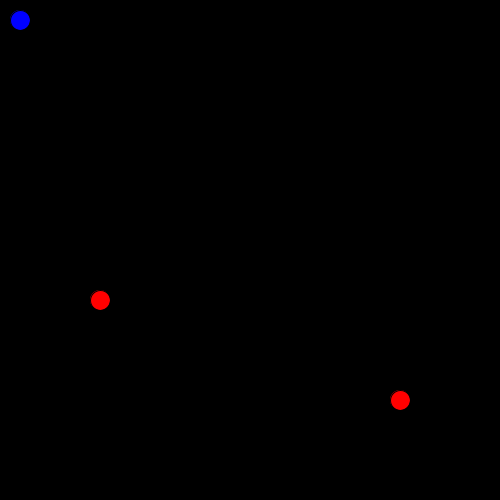
Frame 1 (no input)
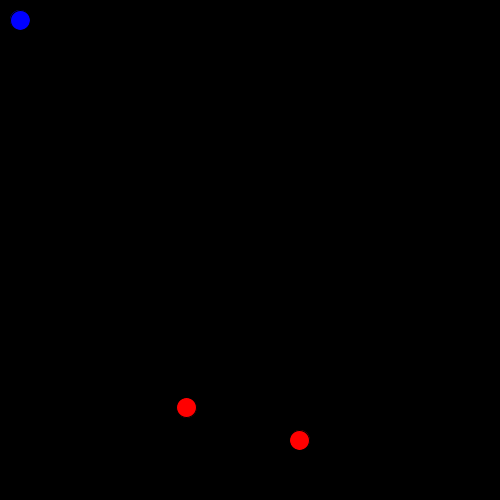
Frame 60 (the mouse pressed at the canvas centre just before this capture)
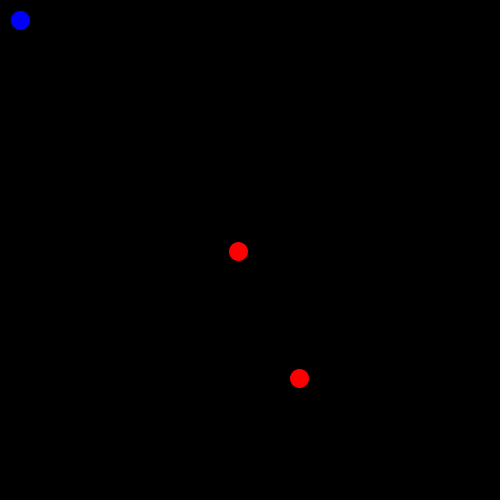
Frame 120 (the mouse held since frame 60 and released just before this capture)

The Processing sketch that drew these frames (run headless with seeded random() and noise(); from frame 60 on, the mouse is pressed at the canvas centre):

// Processing sketch: avoid_collision
// ── avoid_collision.pde
Enemy myE1;
Enemy myE2;


int x,y;

void setup () {
  frameRate(30);
  size(500,500);
  background(0);
  myE1 = new Enemy(400,400);
  myE2 = new Enemy(100,300);
  x=20;
  y=20;
}

void draw () {
  background(0);
  fill(0,0,255);
  ellipse(x,y,20,20);
  myE1.display();
  myE1.move();
  myE2.display();
  myE2.move();
}

void keyPressed () {
  if (key==CODED) {
    if (keyCode==DOWN) {
      y=y+20;
    } else if (keyCode==UP) {
      y=y-20;
    }
    if (keyCode==RIGHT) {
      x=x+20;
    } else if (keyCode==LEFT) {
      x=x-20;
    }
  }
}
      

// ── enemy.pde
class Enemy {
  float xpos;
  float ypos;
  float hor;
  float ver;
  color c;
  
  Enemy (float x, float y) {
    c=color(255,0,0);
    xpos=x;
    ypos=y;
    hor=random(10);
    ver=random(10);
  }
  
  void display () {
    fill(c);
    ellipse(xpos,ypos,20,20);
  }
  
  void move () {
    if (xpos<20||xpos>480) {
      hor=hor*-1;
    } 
    if (ypos<20||ypos>480) {
      ver=ver*-1;
    } 
    xpos=xpos+hor;
    ypos=ypos+ver;
  }
  
}

// ── player.pde
class Player {
  float xplay;
  float yplay;
  
  Player () {
  }
  
}
  
